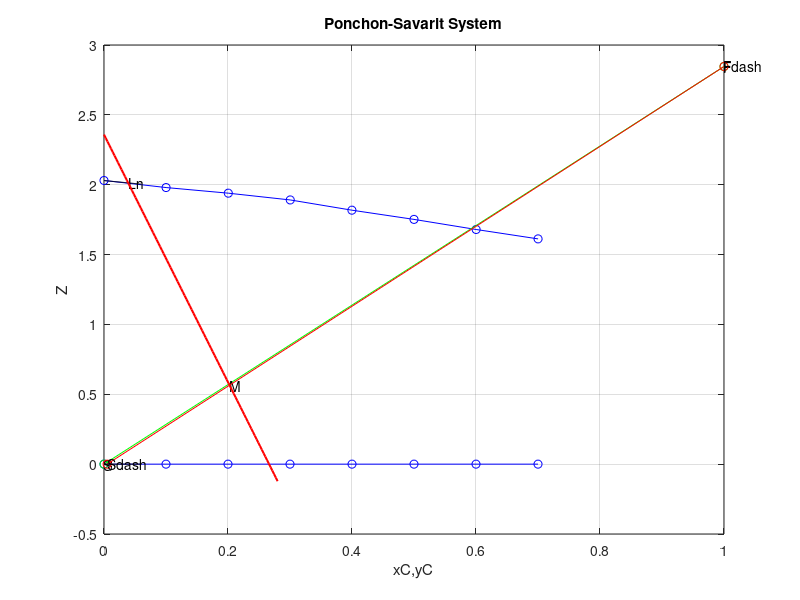

Write MATLAB code to recreate this figure. (Note: this script raises an error after producing the figure.)
clc;
clear;

% wC = [0.046 0.032 0.021 0.011 0.006 0.002];
wC = [0 0.1 0.2 0.3 0.4 0.5 0.6 0.7];
wB_dash = [0.33 0.302 0.272 0.242 0.213 0.1817 0.1492 0.1148];
wC_dash = [0 0.0336 0.0682 0.1039 0.1419 0.1817 0.224 0.268];
for i =1:length(wC)
    wA_dash(i) = 1-wB_dash(i)-wC_dash(i);
    wA(i) = 0;
    wB(i)= 1-wC(i);
end

%SETTING UP THE UNDERFLOW AND OVERFLOW
for i = 1:length(wA)
xc(i) = (wC_dash(i))/(wC_dash(i)+wB_dash(i));
Z(i) = (wA(i))/(wB(i)+wC(i));
yc(i) = (wC(i))/(wC(i)+wB(i));
z(i) = (wA_dash(i))/(wB_dash(i)+wC_dash(i));
end

F = 2000;
F_dash = 2000*(0.26);
S = 2100;
S_dash = S;
zf = (100-26)/26; %solid/non solid
xcf = 1;
zs = 0;%no solid in overflow
ycs = 0.005;


figure(1)
plot(xc, z, 'bo-'); grid on; hold on;
plot(yc, Z, 'bo-'); grid on; hold on;
xlabel('xC,yC'); ylabel('Z');
title('Ponchon-Savarit System');

%plotting FS line
F1 = [xcf 0];
S1 = [zf 0];
plot(F1, S1, 'go-');grid on; hold on;
text(xcf,zf, 'F');
text(0, 0, 'S');

%DETERMINING MIXTURE POINT
M = F_dash+S_dash;
zM = (((F_dash*zf)+(S_dash*zs))/M);
xM = (((F_dash*xcf)+(S_dash*ycs))/M); 
text(xM,zM, 'M');
a4 = plot([xcf ycs],[zf, zs],'-or');
text(xcf, zf, 'Fdash');
text(ycs, zs, 'Sdash');
Wb = 0;
Wc = 0.015;
Wa = 1 - (Wb+Wc);
xcn = 0.039;

p1 = polyfit(xc,z,2);
X_=0:0.001:0.06;
f1 = polyval(p1,X_);
plot(X_,f1,'black')

zn = polyval(p1, xcn);
text(xcn,zn, 'Ln');


p2 = polyfit(yc,Z,2);
X_=0:0.001:0.06;
f1 = polyval(p2,X_);
plot(X_,f1,'black')

%finding line form Ln to M 
slop_Ln_M = (zn-zM)/(xcn-xM);
x_values = linspace(0,0.28, 100);
y = zM + slop_Ln_M*(x_values-xM);
plot(x_values, y, 'r-', 'LineWidth', 1.5);  % Plot Ln M line

% finding v1 point by skoving p2 and Ln to M line
syms x y;
[v1,yc1] = vpasolve([y == poly2sym(p2), y == zM + slop_Ln_M*(x-xM)],[x,y],[0 1;0 1]); %range=[x1 x2;y1 y2]
text(v1,  yc1,'V1');

%fingding delta point
%Finding FE and RnS lines
%for FV1 line F(xcf,zf) V1(v1,yc1)
m2 = (zf-yc1)/(xcf-v1);
b2 = yc1 - m2 * v1; %intercept
x_val2 = linspace(-0.2, 1.01, 100); 
y_val2 = m2 * x_val2 + b2;
plot(x_val2, y_val2, 'b');
%for LnS line Ln(xcn,zn) S(0,0)
m3 = zn/xcn;
b3 = 0 - m3 * 0;
x_val3 = linspace(-0.14, 0.06, 100); 
y_val3 = m3 * x_val3 + b3;
plot(x_val3, y_val3, 'b'); 

%Finding delta point by solving FE and RnS lines
syms x y;
eq1 = y == m2*x + b2;
eq2 = y == m3*x + b3;
[Px, Py] = solve([eq1, eq2], [x, y]);
text(Px,  Py,'delta');

%finding L1(l1,xc1)
syms x y;
l1=v1;
l1=double(l1);
xc1=polyval(p1,l1);
text(l1,  xc1,'L1');

m2 = (zf-yc1)/(xcf-v1);
b2 = yc1 - m2 * v1; %intercept
x_val2 = linspace(-0.14, 0.06, 100); clc;
% disp("msss fraction of A in overflow is zero for all points as given in question")
% disp("mass fraction of B in overflow is (1-mass fraction of C) as calculated above")
disp("above line is underflow and below line in graph is overflow")
